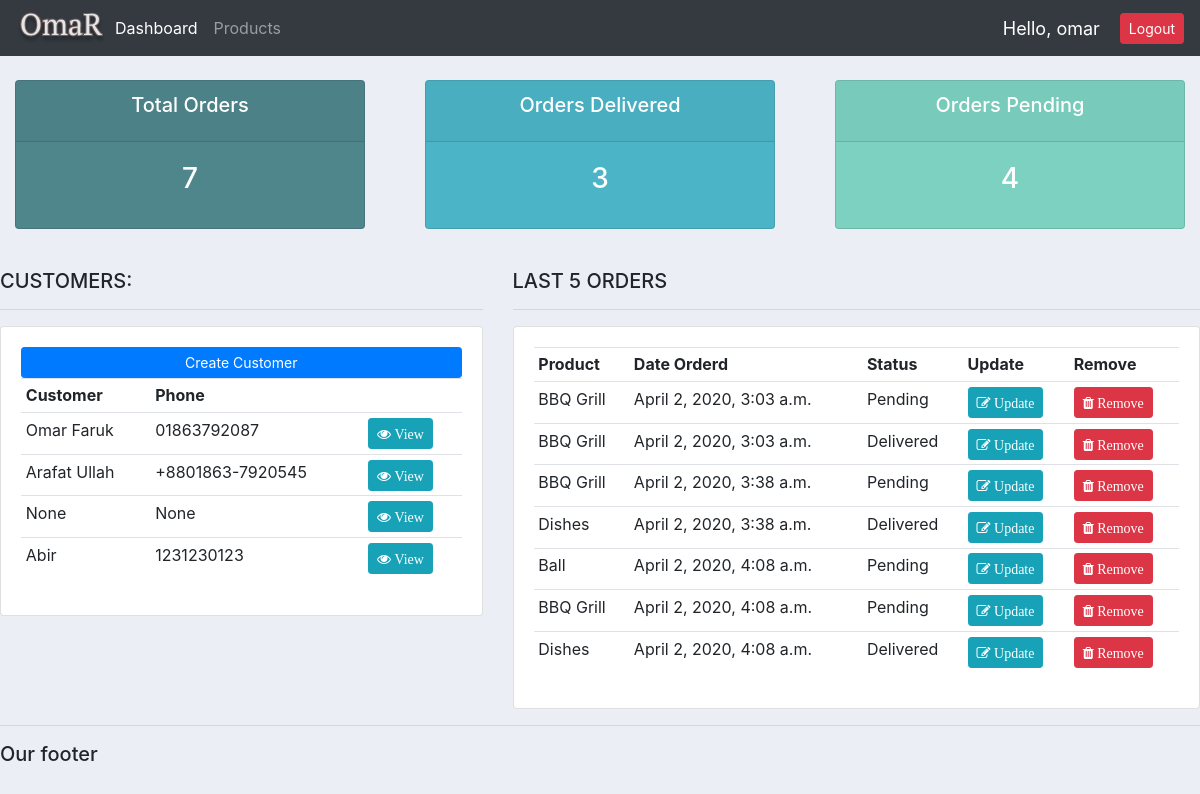
The app's page / (signed in), older data.
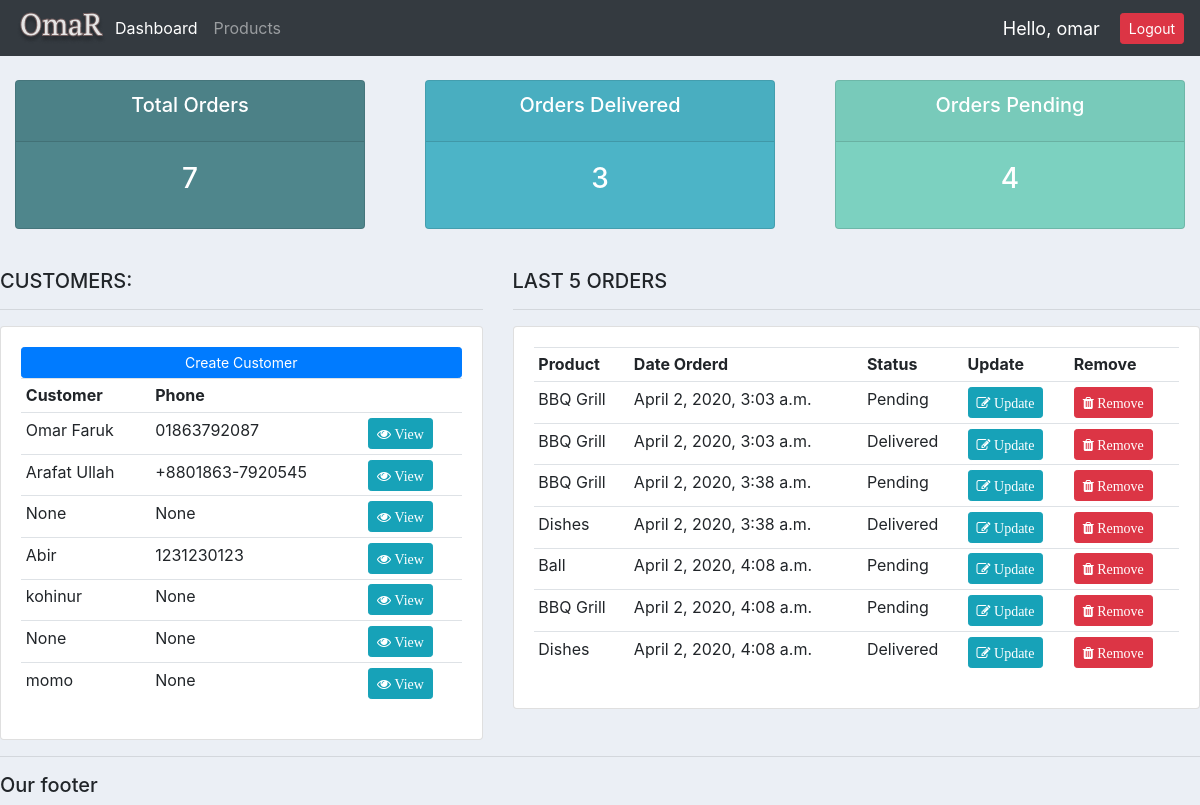
The same page, newer data.
### accounts/models.py (models this page shows, shortened)
class Customer(models.Model):
    user = models.OneToOneField(User, null=True, blank=True, on_delete=models.CASCADE) # one to one relationships(one customer can have one user and one user can have one customer)
    name = models.CharField(max_length=200, null=True)
    phone = models.CharField(max_length=200, null=True)
    email = models.CharField(max_length=200, null=True)
    profile_pic = models.ImageField(default="profile1.png", null=True, blank=True)
    date_created = models.DateTimeField(auto_now_add=True, null=True)

class Order(models.Model):
    STATUS = (
        ('Pending', 'Pending'),
        ('Out for delivery', 'Out for delivery'),
        ('Delivered', 'Delivered'),
    )
    customer = models.ForeignKey(Customer, null=True, on_delete=models.SET_NULL) # one to many relationships
    product = models.ForeignKey(Product, null=True, on_delete=models.SET_NULL) # one to many relationships
    date_created = models.DateTimeField(auto_now_add=True, null=True)
    status = models.CharField(max_length=200, null=True, choices=STATUS)
    note = models.CharField(max_length=1000, null=True) # for custom Search

class Product(models.Model):
    CATEGORY = (
        ('Indoor', 'Indoor'),
        ('Out Door', 'Out Door'),
    )
    name = models.CharField(max_length=200, null=True)
    price = models.FloatField(null=True)
    category = models.CharField(max_length=200, null=True, choices=CATEGORY)
    description = models.CharField(max_length=200, null=True, blank=True)
    date_created = models.DateTimeField(auto_now_add=True, null=True)
    tags = models.ManyToManyField(Tag) # Many to Many relationships
    def __str__(self):
        return self.name

### accounts/decorators.py (the view)
	def wrapper_function(request, *args, **kwargs):
		group = None
		if request.user.groups.exists():
			group = request.user.groups.all()[0].name
		if group == 'customer':
			return redirect('user-page')
		if group == 'admin':
			return view_func(request, *args, **kwargs)

### accounts/views.py (called while the page is built)
@login_required(login_url='login')
@admin_only # if customer the redirect to user-page and if admin redirect to view_func
def home(request):
    orders = Order.objects.all()
    customers = Customer.objects.all()
    total_customers = customers.count()
    total_orders = orders.count()
    delivered = orders.filter(status='Delivered').count()
    pending = orders.filter(status='Pending').count()
    context = {
        'orders':orders,
        'customers':customers,
        'total_customers':total_customers,
        'total_orders':total_orders,
        'delivered':delivered,
        'pending':pending
    }
    return render(request, 'accounts/dashboard.html', context)

### accounts/templates/accounts/dashboard.html
{% extends 'accounts/main.html' %}
{% block content %}
{% include 'accounts/status.html' %}
<br>
<div class="row">
	<div class="col-md-5">
		<h5>CUSTOMERS:</h5>
		<hr>
		<div class="card card-body">
			<a class="btn btn-primary  btn-sm btn-block" href="">Create Customer</a>
			<table class="table table-sm">
				<tr>
					<th>Customer</th>
					<th>Phone</th>
					<th></th>
				</tr>
				{% for customer in customers %}
					<tr>
						<td>{{ customer.name }}</td>
						<td>{{ customer.phone }}</td>
						<td><a class="btn btn-sm btn-info" href="{% url 'customer' customer.id %}"><i class="fa fa-eye"> View</i></a></td>
					</tr>
				{% endfor %}
			</table>
		</div>
	</div>
	<div class="col-md-7">
		<h5>LAST 5 ORDERS</h5>
		<hr>
		<div class="card card-body">
			<table class="table table-sm">
				<tr>
					<th>Product</th>
					<th>Date Orderd</th>
					<th>Status</th>
					<th>Update</th>
					<th>Remove</th>
				</tr>
				{% for order in orders %}
					<tr>
						<td>{{ order.product }}</td>
						<td>{{ order.date_created }}</td>
						<td>{{ order.status }}</td>
						<td><a class="btn btn-sm btn-info" href="{% url 'updateOrder' order.id %}"><i class="fa fa-edit"> Update</i></a></td>
						<td><a class="btn btn-sm btn-danger" href="{% url 'delete_order' order.id %}"><i class="fa fa-trash"> Remove</i></a></td>
					</tr>
				{% endfor %}
			</table>
		</div>
	</div>
</div>
{% endblock %}

### accounts/templates/accounts/main.html (shortened to what this page needs)
{% load static %}
<!DOCTYPE html>
<html lang="en" dir="ltr">
  <head>
    <link rel="stylesheet" href="https://maxcdn.bootstrapcdn.com/bootstrap/4.0.0/css/bootstrap.min.css">
    <link rel="stylesheet" href="https://cdnjs.cloudflare.com/ajax/libs/font-awesome/4.7.0/css/font-awesome.min.css">
    <link rel="stylesheet" type="text/css" href="{% static '/css/main.css' %}">
  </head>
  <body>
    {% include 'accounts/navbar.html' %}
    {% block content %}
    {% endblock %}
    <hr>
    <h5>Our footer</h5>
  </body>
</html>

### accounts/templates/accounts/navbar.html (shortened to what this page needs)
{% load static %}
<nav class="navbar navbar-expand-lg navbar-dark bg-dark">
  <a href="{% url 'home' %}"><img src="{% static 'images/logo.png' %}" alt=""></a>
  <div class="collapse navbar-collapse" id="navbarNav">
    <ul class="navbar-nav">
      {% if request.user.is_staff %}
      <li class="nav-item active">
        <a class="nav-link" href="{% url 'home' %}">Dashboard</a>
      </li>
      <li class="nav-item">
        <a class="nav-link" href="{% url 'products' %}">Products</a>
      </li>
      {% else %}
      <li class="nav-item">
        <a class="nav-link" href="{% url 'account' %}">Settings</a>
      </li>
      {% endif %}
    </ul>
  </div>
  <span id="hello-msg">Hello, {{request.user}}</span>
  <span><a class="btn btn-sm btn-danger" href="{% url 'logout' %}">Logout</a></span>
</nav>

### accounts/templates/accounts/status.html
<br>
<div class="row">
	<div class="col">
		<div class="col-md">
			<div class="card text-center text-white  mb-3" id="total-orders">
			  	<div class="card-header">
			  		<h5 class="card-title">Total Orders</h5>
			  	</div>
			  	<div class="card-body">
			    	<h3 class="card-title">{{ total_orders }}</h3>
			  	</div>
			</div>
		</div>
	</div>
	<div class="col">
		<div class="col-md">
			<div class="card text-center text-white  mb-3" id="orders-delivered">
			  	<div class="card-header">
			  		<h5 class="card-title">Orders Delivered</h5>
			  	</div>
			  	<div class="card-body">
			    	<h3 class="card-title">{{ delivered }}</h3>
			  	</div>
			</div>
		</div>
	</div>
	<div class="col">
		<div class="col-md">
			<div class="card text-center text-white  mb-3" id="orders-pending">
			  	<div class="card-header">
			  		<h5 class="card-title">Orders Pending</h5>
			  	</div>
			  	<div class="card-body">
			    	<h3 class="card-title">{{ pending }}</h3>
			  	</div>
			</div>
		</div>
	</div>
</div>

### static/css/main.css (style rules this page uses)
body { background-color: #ebeff5; }
#total-orders { background-color: #4F868C; }
#orders-delivered { background-color: #4cb4c7; }
#orders-pending { background-color: #7CD1C0; }

### accounts/templates/accounts/navbar.html (style rules this page uses)
#hello-msg { font-size: 18px; color: #fff; margin-right: 20px; }

Row changes from the older to the newer data that the page shows:
added Customer: name "kohinur", phone "None"
added Customer: name "None", phone "None"
added Customer: name "momo", phone "None"
